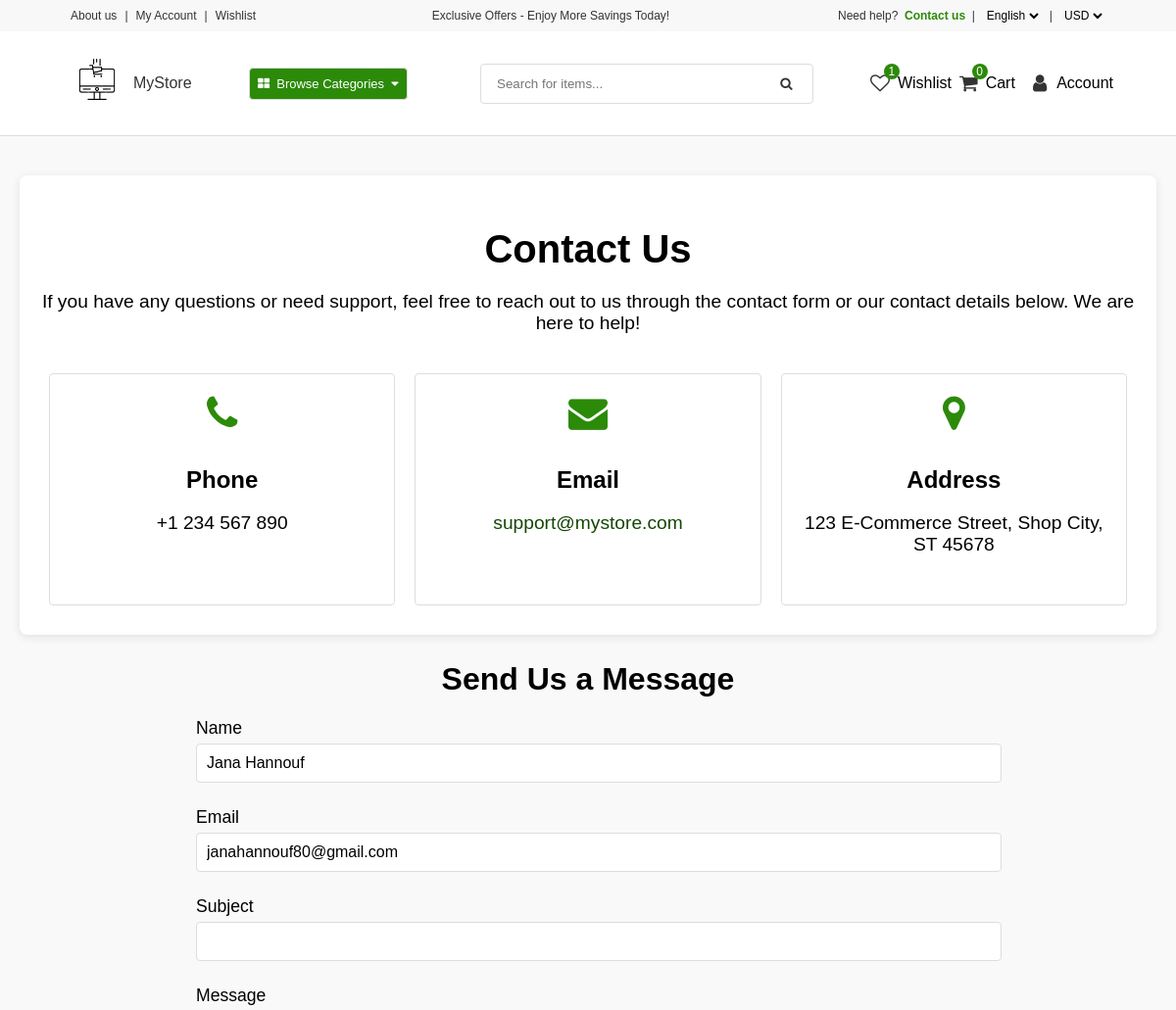
Page /contact/ (signed in, upper part) on the earlier database version.
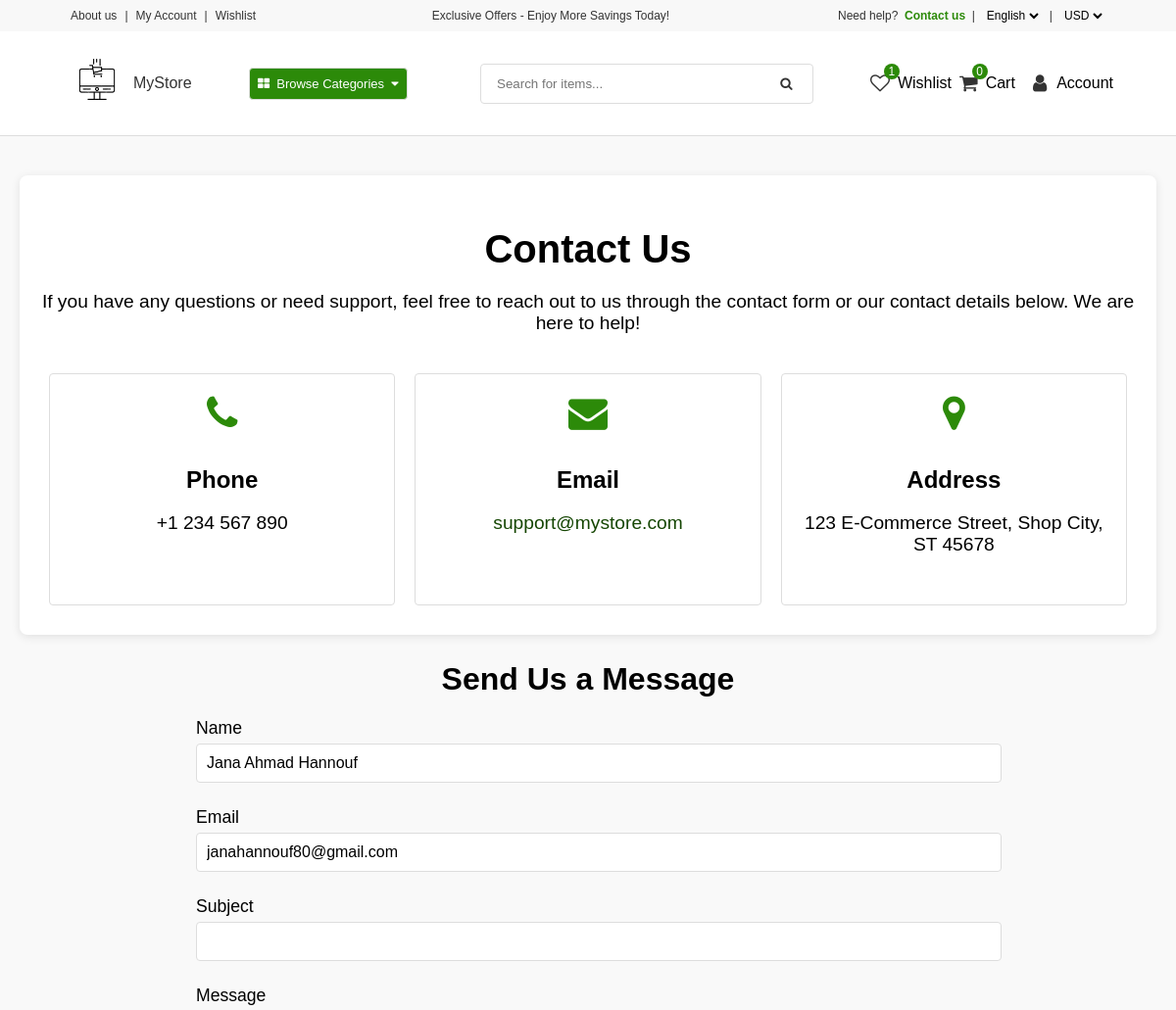
Same page on the later database version.
### userauths/models.py (models this page shows, shortened)
class Profile(models.Model):
    user = models.OneToOneField(User, on_delete=models.CASCADE)
    full_name = models.CharField(max_length=200, null=True, blank=True)
    email = models.CharField(max_length=200)
    image = models.ImageField(upload_to="profile-image")

### core/views.py (the view)
# urls.py: path('contact/', contact, name='contact'),  # URL for the contact us page
def contact(request):
    profile = None
    if request.user.is_authenticated:
        profile = Profile.objects.get(user=request.user)
    else:
        profile = AnonymousUser()  # Use a placeholder or pass None
    context = {
        "profile": profile
    }
    return render(request, 'core/contact.html', context)

### core/context_processor.py (called while the page is built)
def default(request):
    categories = Category.objects.all()
    try:
        address = Address.objects.get(user=request.user)
    except:
        address = None
    try:
        wishlist = Wishlist.objects.filter(user=request.user)
    except:
        wishlist = None
    return {
        'categories' : categories,
        'address' : address,
        'wishlist' : wishlist
    }

### templates/core/contact.html (shortened to what this page needs)
{% extends 'partials/base1.html' %}
{% load static %}
{% block content %}
    <main class="main-background">
        <div class="contact-main">
            <div class="container">
                <section class="contact-info">
                    <h1>Contact Us</h1>
                    <p>If you have any questions or need support, feel free to reach out to us through the contact form or our contact details below. We are here to help!</p>
                    <div class="contact-details">
                        <div class="contact-detail">
                            <i class="fa fa-phone"></i>
                            <h3>Phone</h3>
                            <p>+1 234 567 890</p>
                        </div>
                        <div class="contact-detail">
                            <i class="fa fa-envelope"></i>
                            <h3>Email</h3>
                            <p><a href="mailto:support@mystore.com">support@mystore.com</a></p>
                        </div>
                        <div class="contact-detail">
                            <i class="fa fa-map-marker"></i>
                            <h3>Address</h3>
                            <p>123 E-Commerce Street, Shop City, ST 45678</p>
                        </div>
                    </div>
                </section>
                <section class="contact-form">
                    <h2>Send Us a Message</h2>
                    <form action="/ajax-contact-form/" method="POST" id="contact-form-ajax">
                        <label for="name">Name</label>
                        <input type="text" id="full_name" name="name" value="{{ profile.full_name|default_if_none:'' }}" required>
                        <label for="email">Email</label>
                        <input type="email" id="email" name="email" value="{{ profile.email|default_if_none:'' }}" required>
                        <label for="subject">Subject</label>
                        <input type="text" id="subject" name="subject" required>
                        <label for="message">Message</label>
                    </form>
                </section>
            </div>
        </div>
    </main>
{% endblock content %}

Differences in the rows shown:
changed Profile "janahannouf80@gmail.com": name "Jana Hannouf" → "Jana Ahmad Hannouf"
